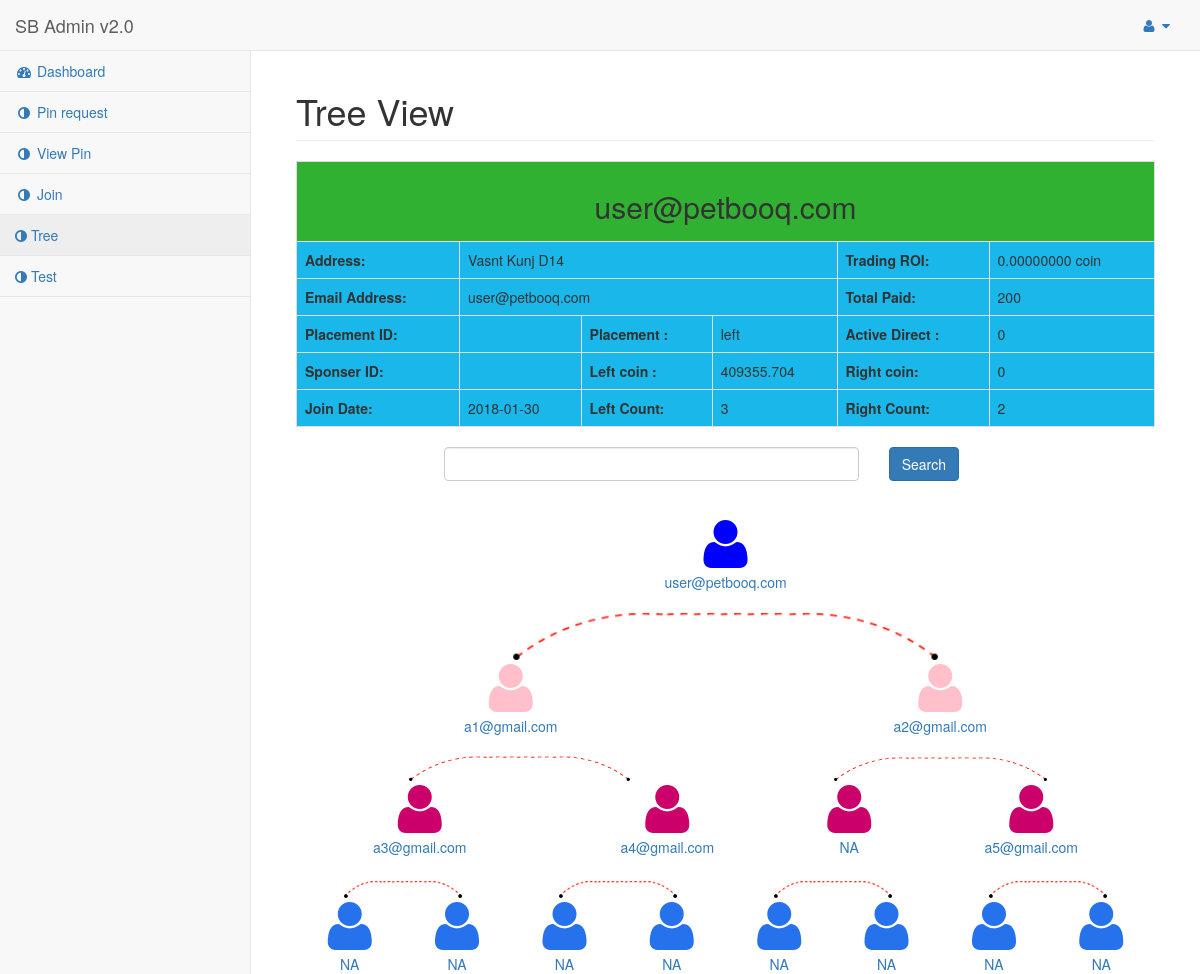
The page /tree.php (signed in) on the database its author committed.
### tables this page shows
CREATE TABLE `user` (
  `id` int(11) NOT NULL,
  `email` varchar(50) NOT NULL,
  `password` varchar(50) NOT NULL,
  `mobile` varchar(50) NOT NULL,
  `address` varchar(50) NOT NULL,
  `account` varchar(50) NOT NULL,
  `under_userid` varchar(50) NOT NULL,
  `side` varchar(50) NOT NULL,
  `date` date DEFAULT NULL
);

CREATE TABLE `income` (
  `id` int(11) NOT NULL,
  `user_id` varchar(50) NOT NULL,
  `day_bal` int(11) NOT NULL,
  `current_bal` int(11) NOT NULL,
  `total_bal` int(11) NOT NULL
);

CREATE TABLE `tree` (
  `id` int(11) NOT NULL,
  `user_id` varchar(50) NOT NULL,
  `left` varchar(50) NOT NULL,
  `right` varchar(50) NOT NULL,
  `leftcount` int(11) NOT NULL,
  `rightcount` int(11) NOT NULL
);

### tree.php (the view, shortened to what the rows shown need)
<?php
include 'include/connect.php';
$userid=$_SESSION['userid'];
$search = $userid;
?>
<?php
function tree_data($userid){
    global $con;
    $data=array();
    $query=  mysqli_query($con, "SELECT * FROM `tree` WHERE `user_id`='$userid'");
    $result=  mysqli_fetch_array($query);
    $data['left']=$result['left'];
    $data['right']=$result['right'];
    $data['leftcount']=$result['leftcount'];
    $data['rightcount']=$result['rightcount'];
    return $data;
}
?>
<!DOCTYPE html>
<html lang="en">
<head>
    <link href="vendor/bootstrap/css/bootstrap.min.css" rel="stylesheet">
    <link href="vendor/metisMenu/metisMenu.min.css" rel="stylesheet">
    <link href="dist/css/sb-admin-2.css" rel="stylesheet">
    <link href="vendor/font-awesome/css/font-awesome.min.css" rel="stylesheet" type="text/css">
</head>
<body>
    <div id="wrapper">
        <div id="page-wrapper">
            <div class="container-fluid">
                <div class="row">
                    <div class="col-lg-12">
                        <h1 class="page-header">Tree View</h1>
                    </div>
                </div>
                <div class="row">
                    <div class="col-lg-12 col-md-12 col-sm-12 col-xs-12">
                        <table class="table table-bordered" style="background: #1ab7ea">
<tbody><tr>
        <?php
                                    $data=  tree_data($search);
                                    $q1= mysqli_query($con, "SELECT * FROM `user` WHERE `email`='$search' ");
                                    $userinfo=mysqli_fetch_assoc($q1);
                                    $q2=  mysqli_query($con, "SELECT * FROM `tree` WHERE `user_id`='$search'");
                                    $countinfo=  mysqli_fetch_assoc($q2);
                                    $q3=  mysqli_query($con, "SELECT * FROM `income` WHERE `user_id`='$search'");
                                    $income=  mysqli_fetch_assoc($q3);
         ?>
        <th colspan="10" style="background: #31b131;text-align:center"><h2><a href="#" onclick="ntree(1)" title=""></a> <?php echo $search; ?></h2>
</th></tr>
<tr>
  <th align="left">Address:</th><td colspan="3" align="left"> <?= $userinfo['address'] ?></td><th>Trading ROI:</th><td class="labl">0.00000000 coin</td></tr>
 <tr><th align="left">Email Address:</th><td colspan="3" align="left"> <?= $userinfo['email'] ?></td><th>Total Paid:</th><td class="labl"><?= $income['total_bal'] ?></td></tr>
<tr><th align="left">Placement ID:</th><td align="left"><?= $userinfo['under_userid'] ?>  </td><th align="left">Placement :</th><td> 	<?= $userinfo['side'] ?>
  </td><th align="left">Active Direct :</th><td> 0</td></tr>
  <tr><th align="left">Sponser ID:</th><td align="left"> </td><th align="left">Left coin :</th><td> 409355.704</td><th align="left">Right coin:</th><td> 0</td></tr>
  <tr><th align="left">Join Date:</th><td align="left"> <?= $userinfo['date'] ?></td><th align="left">Left Count:</th><td> <?= $countinfo['leftcount'] ?></td><th align="left">Right Count:</th><td> <?= $countinfo['rightcount'] ?></td></tr>
  </tbody></table>
                    </div>
                </div>
                <div class="row">
                    <div class="col-lg-12">
                        <div class="table-responsive">
                            <table class="table" align="center" border="0" style="text-align: center">
                                    <?php
                                    $data=  tree_data($search);
                                    ?>
                                <tr height="150"  class="sec-tr">
                                    <?php
                                    $first_left_user= $data['left'];
                                    $first_right_user=$data['right'];
                                    ?>
                                    <table width="100%"  style="text-align:center;">
                                    <tr>
                                        <td colspan=""><a href="tree.php?search-id=<?php echo $first_left_user;?>"><i class="fa fa-user fa-4x" style="color: pink"></i><p>
                                            <?php if($data['left']==""){
                                              echo 'NA';
                                            }
                                        else {
                                            ?>
                                          <?php echo $first_left_user;?>
                                       <?php }?>
                                           </p></a>
                                    <font color="brown" class="pos"><br><img src="./images/genealogy_08.png" style="width: 50%;width: 52%;position: relative;left: 9px;"></font></td>
                                        <td colspan=""><a href="tree.php?search-id=<?php echo $first_right_user;?>"><i class="fa fa-user fa-4x" style="color: pink"></i><p>
                                            <?php if($data['right']==""){
                                              echo 'NA';
                                            }
                                        else {
                                            ?>
                                          <?php echo $first_right_user;?>
                                       <?php }?></p></a>
                                    <font color="brown" class="pos"><br><img src="./images/genealogy_08.png"   style="width: 50%;"></font></td>
                                    </tr>
                                    </table>
                                </tr>
                                <tr height="150">
                                    <?php
                                    $data_first_left_user=  tree_data($first_left_user);
                                    $second_left_user= $data_first_left_user['left'];
                                    $second_right_user =$data_first_left_user['right'];
                                    $data_first_right_user=  tree_data($first_right_user);
                                    $third_right_user =$data_first_right_user['right'];
                                    ?>
                                    <table width="100%"  style="text-align:center;">
                                    <tr>
                                    <td colspan="">
                                <table width="100%">
                                    <tr>
                                        <td colspan=""><a href="tree.php?search-id=<?php echo $second_left_user;?>"><i class="fa fa-user fa-4x" style="color: #cc006a"></i><p>
                                            <?php if($data_first_left_user['left']==""){
                                              echo 'NA';
                                            }
                                        else {
                                            ?>
                                          <?php echo $second_left_user;?>
                                       <?php }?></p></a></td>
                                        <td colspan=""><a href="tree.php?search-id=<?php echo $second_right_user;?>"><i class="fa fa-user fa-4x" style="color: #cc006a"></i><p>
                                             <?php if($data_first_left_user['right']==""){
                                              echo 'NA';
                                            }
                                        else {
                                            ?>
                                          <?php echo $second_right_user;?>
                                       <?php }?></p></a></td>
                                    </tr>
                                </table>
                                    </td>
                                <td colspan="">
                                <table width="100%">
                                    <tr>
                                        <td colspan=""><a href="tree.php?search-id=<?php echo $third_right_user;?>"><i class="fa fa-user fa-4x" style="color: #cc006a"></i><p>
                                            <?php if($data_first_right_user['right']==""){
                                              echo 'NA';
                                            }
                                        else {
                                            ?>
                                          <?php echo $third_right_user;?>
                                       <?php }?></p></a></td>
                                    </tr>
                                </table>
                                    </td>
                                    </table>
                                    </tr>
                            </table>
                        </div>
                    </div>
                </div>
            </div>
        </div>
    </div>
</body>
</html>

### rows shown on the page
user: address "Vasnt Kunj D14", email "user@petbooq.com", side "left", date "2018-01-30"
income: total_bal "200"
tree: leftcount "3", rightcount "2", left "a1@gmail.com", right "a2@gmail.com"
tree: left "a3@gmail.com", right "a4@gmail.com"
tree: right "a5@gmail.com"

### other values the page prints
$search "user@petbooq.com"
